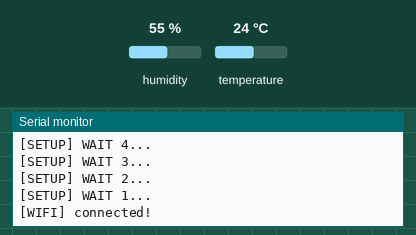
This sketch was run on a simulated ESP8266 (NodeMCU). Parts: the last lines printed to the serial monitor. Inputs (shaded band) come from the test bench; at power-on: humidity 55 %, temperature 24 °C. WiFi joins after 1.5 s; servers stay silent unless stated; uploads are accepted with an empty reply.

Above: at 6.7 s.
6.8 s: humidity set to 22 %
At 10.2 s:
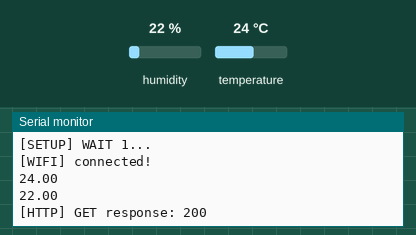
11.2 s: temperature set to 12 °C
At 14.7 s:
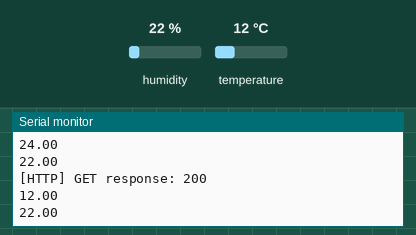
15.6 s: humidity set to 40 %
At 18.9 s:
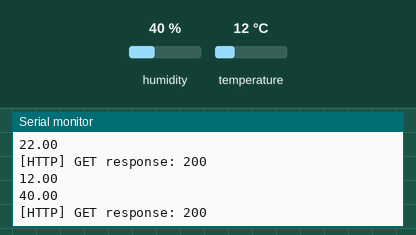
Timing chart, 0 to 20.4 s (numbered marks = the images above; inputs shaded):
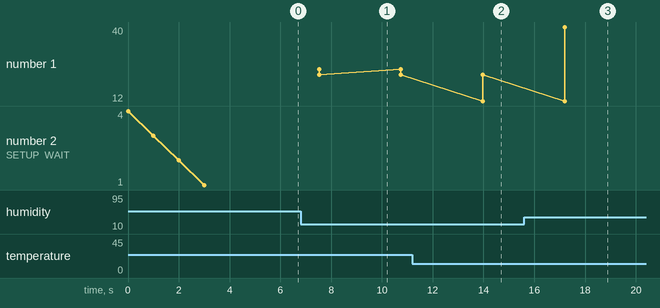

The sketch:

smartcitymeteo.ino
```cpp
/// based on
/// https://github.com/esp8266/Arduino/blob/master/libraries/ESP8266HTTPClient/examples/Authorization/Authorization.ino

#include <Arduino.h>
#include <ESP8266WiFi.h>
#include <ESP8266WiFiMulti.h>
#include <ESP8266HTTPClient.h>
#include "DHT.h"
#define DHTPIN 2     // what digital pin we're connected to


#define DHTTYPE DHT11
ESP8266WiFiMulti WiFiMulti;
DHT dht(DHTPIN, DHTTYPE);

const char* ssid = "your ssid";
const char* password = "yout wifi password";

const char* host = "io.adafruit.com";

const char* io_key = "your adafruit io key";
const char* path_with_username = "/api/v2/youraccount/feeds/yourfeed/data";

// Use web browser to view and copy
// SHA1 fingerprint of the certificate
const char* fingerprint = "77 00 54 2D DA E7 D8 03 27 31 23 99 EB 27 DB CB A5 4C 57 18";

void setup() {
  Serial.begin(115200);
    dht.begin();

  for(uint8_t t = 4; t > 0; t--) {
    Serial.printf("[SETUP] WAIT %d...\n", t);
    Serial.flush();
    delay(1000);
  }

  WiFi.mode(WIFI_STA);
  WiFiMulti.addAP(ssid, password);

  // wait for WiFi connection
  while(WiFiMulti.run() != WL_CONNECTED) {
    Serial.print('.');
    delay(1000);
  }

  Serial.println("[WIFI] connected!");


}

void loop() {
    HTTPClient http;
String meteo="";
 delay(2000);

  // Reading temperature or humidity takes about 250 milliseconds!
  // Sensor readings may also be up to 2 seconds 'old' (its a very slow sensor)
  float h = dht.readHumidity();
  // Read temperature as Celsius (the default)
  float t = dht.readTemperature();
  // Read temperature as Fahrenheit (isFahrenheit = true)
  float f = dht.readTemperature(true);

  // Check if any reads failed and exit early (to try again).
  if (isnan(h) || isnan(t) || isnan(f)) {
    Serial.println("Failed to read from DHT sensor!");
    return;
  }
Serial.println(t);
Serial.println(h);
String message="value=";

meteo="temp="+String(t)+"hum="+String(h);

message=message + meteo;
delay(1000);
 // start request with URL and TLS cert fingerprint for verification
  http.begin("https://" + String(host) + String(path_with_username), fingerprint);

  // IO API authentication
  http.addHeader("X-AIO-Key", io_key);
  http.addHeader("Content-Type","application/x-www-form-urlencoded");
  // start connection and send HTTP header
  int httpCode = http.POST(message);
//String payload=http.getString();
  // httpCode will be negative on error
  if(httpCode > 0) {
    // HTTP header has been send and Server response header has been handled
    Serial.printf("[HTTP] GET response: %d\n", httpCode);

    // HTTP 200 OK
    if(httpCode == HTTP_CODE_OK) {
      String payload = http.getString();
      Serial.println(payload);
    }

    http.end();
  }
}
```

Measured:
- after the input at 6.8 s, the serial monitor: prints a new line after 0.73 s (image 1)
- after the input at 11.2 s, the serial monitor: prints a new line after 2.8 s (image 2)
- after the input at 15.6 s, the serial monitor: prints a new line after 1.6 s (image 3)
- plotted number 1: 22 → 40 after the input at 15.6 s
